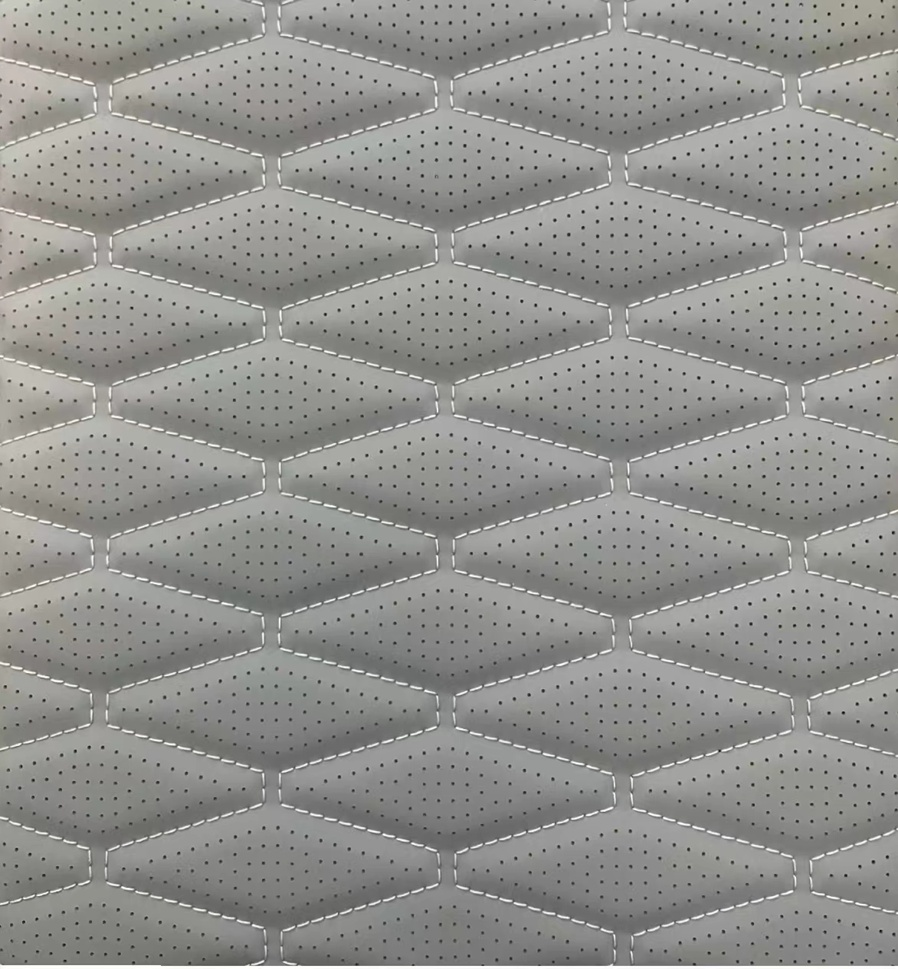
#> input picture picture/his/4_crop.jpg, 898 x 969 px, found by its file name
$ python binary_img.py
#> lines starting #> are read from the running program, lines starting #| are printed output that depends on the picture; after the words box and inside, x2 and y2 are one past the last pixel; in counts of white or black regions, pixels touching at a corner belong together
import cv2
import numpy as np


def extract_dark_regions(image_path, output_path):
    # 读取图片
#> called with image_path = './picture/his/4_crop.jpg', output_path = './picture/his/binary_4.png'
    image = cv2.imread(image_path)
#> image is the input picture: shape (969, 898, 3); mean B, G, R 143, 146.2, 146.2
    if image is None:
        raise ValueError(f"无法读取图片: {image_path}")

    # 转灰度
    gray = cv2.cvtColor(image, cv2.COLOR_BGR2GRAY)

    # 仅做自适应阈值提取，不做任何过滤，不做形态学操作
    mask = cv2.adaptiveThreshold(
        gray,
        255,
        cv2.ADAPTIVE_THRESH_GAUSSIAN_C,
        cv2.THRESH_BINARY_INV,
        31,
        7
    )
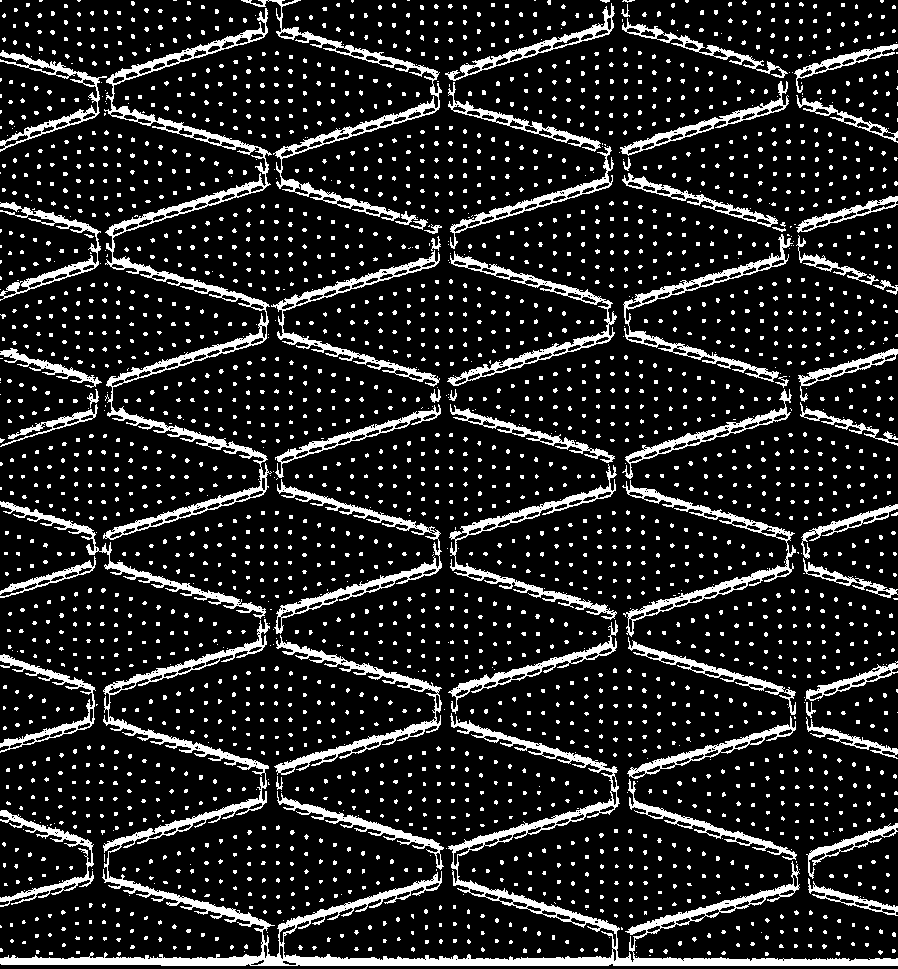
#> mask: shape (969, 898); 14.7% white; 2751 white regions (2674 under 20 px), largest, box (x1, y1, x2, y2) and area: (0, 619, 898, 966) 20682, (103, 8, 272, 540) 9318, (241, 0, 442, 221) 3733

    # 保存结果
    cv2.imwrite(output_path, mask)


if __name__ == "__main__":
    input_path = "./picture/his/4_crop.jpg"     # 改成你的输入图片
    output_path = "./picture/his/binary_4.png"   # 改成你的输出图片

    extract_dark_regions(input_path, output_path)

$ run again, with picture/his/3_crop.jpg copied over picture/his/4_crop.jpg
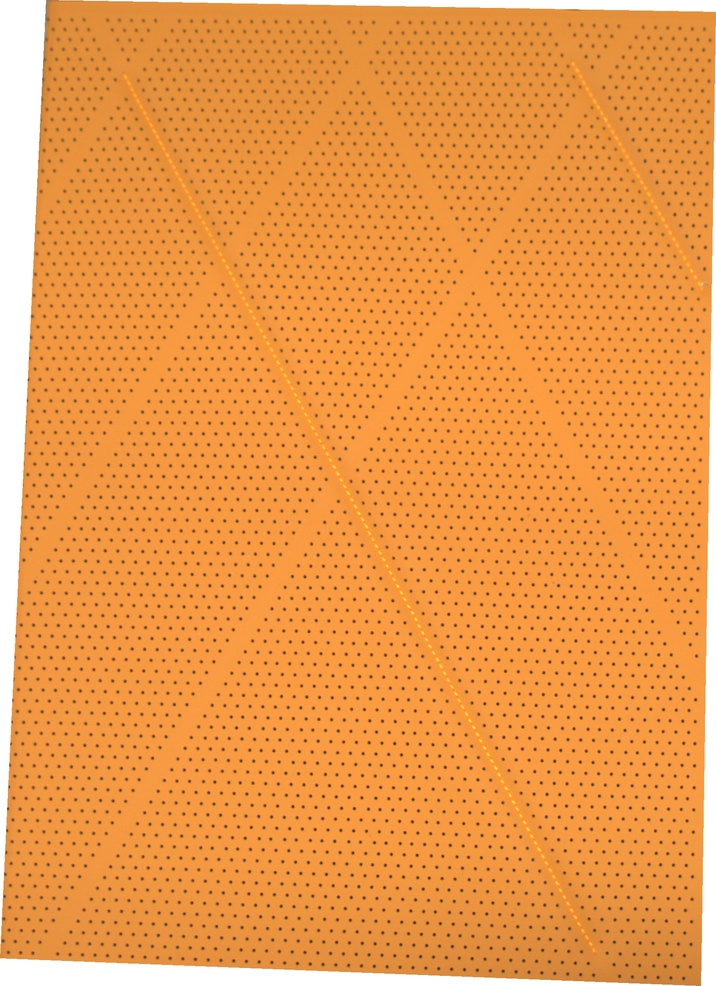
#> input picture picture/his/3_crop.jpg, 716 x 986 px, shrunk from 1631 x 2245 before the run, found by its file name
#> in extract_dark_regions, image is the input picture: shape (986, 716, 3); mean B, G, R 74.3, 153.4, 236.5
#> in extract_dark_regions, `gray = cv2.cvtColor(image, cv2.COLOR_BGR2GRAY)`:
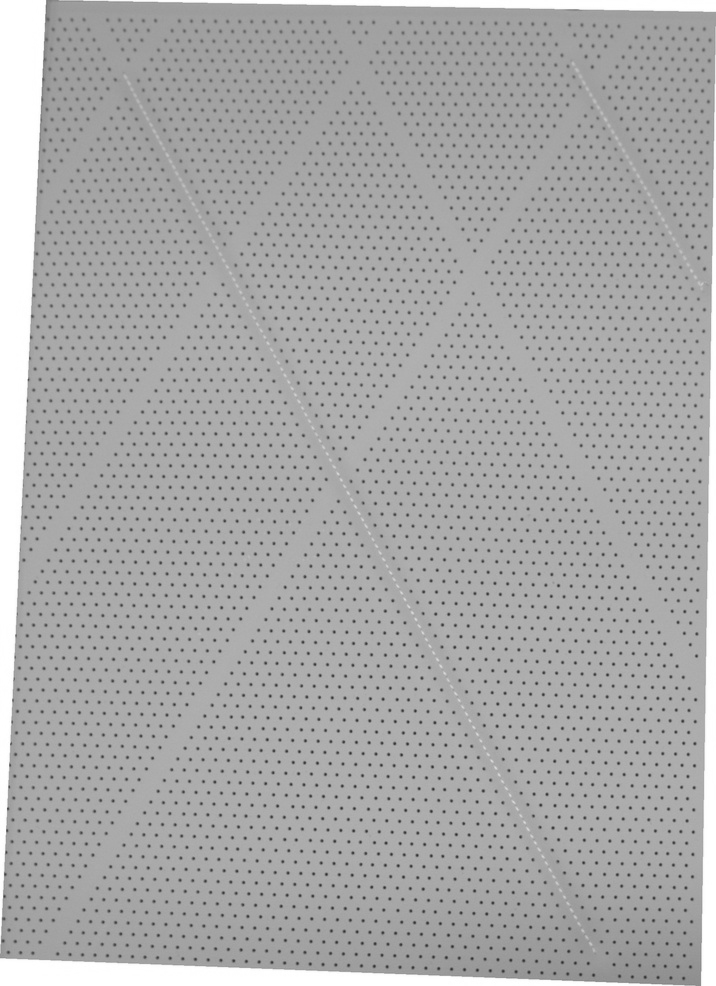
#> gray: shape (986, 716); min 42, max 255, mean 169.2
#> in extract_dark_regions, `mask = cv2.adaptiveThreshold( gray, 255, cv2.ADAPTIVE_THRESH_GAUSSIAN_..`:
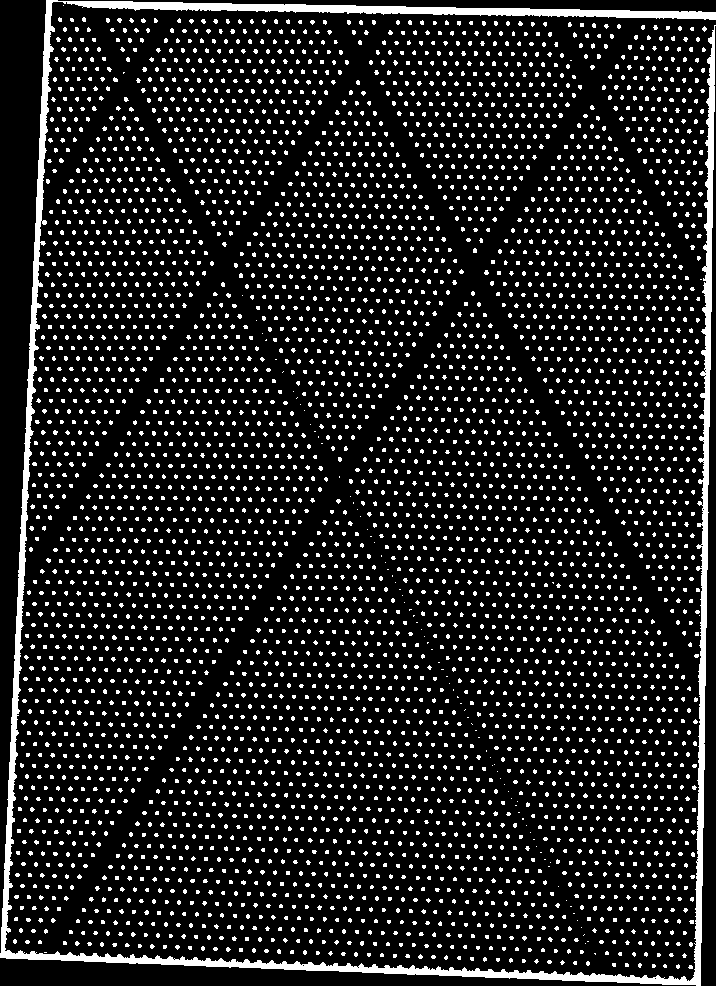
#> mask: shape (986, 716); 12.6% white; 4450 white regions (4448 under 20 px), largest, box (x1, y1, x2, y2) and area: (0, 0, 716, 986) 21682, (678, 223, 683, 228) 20
